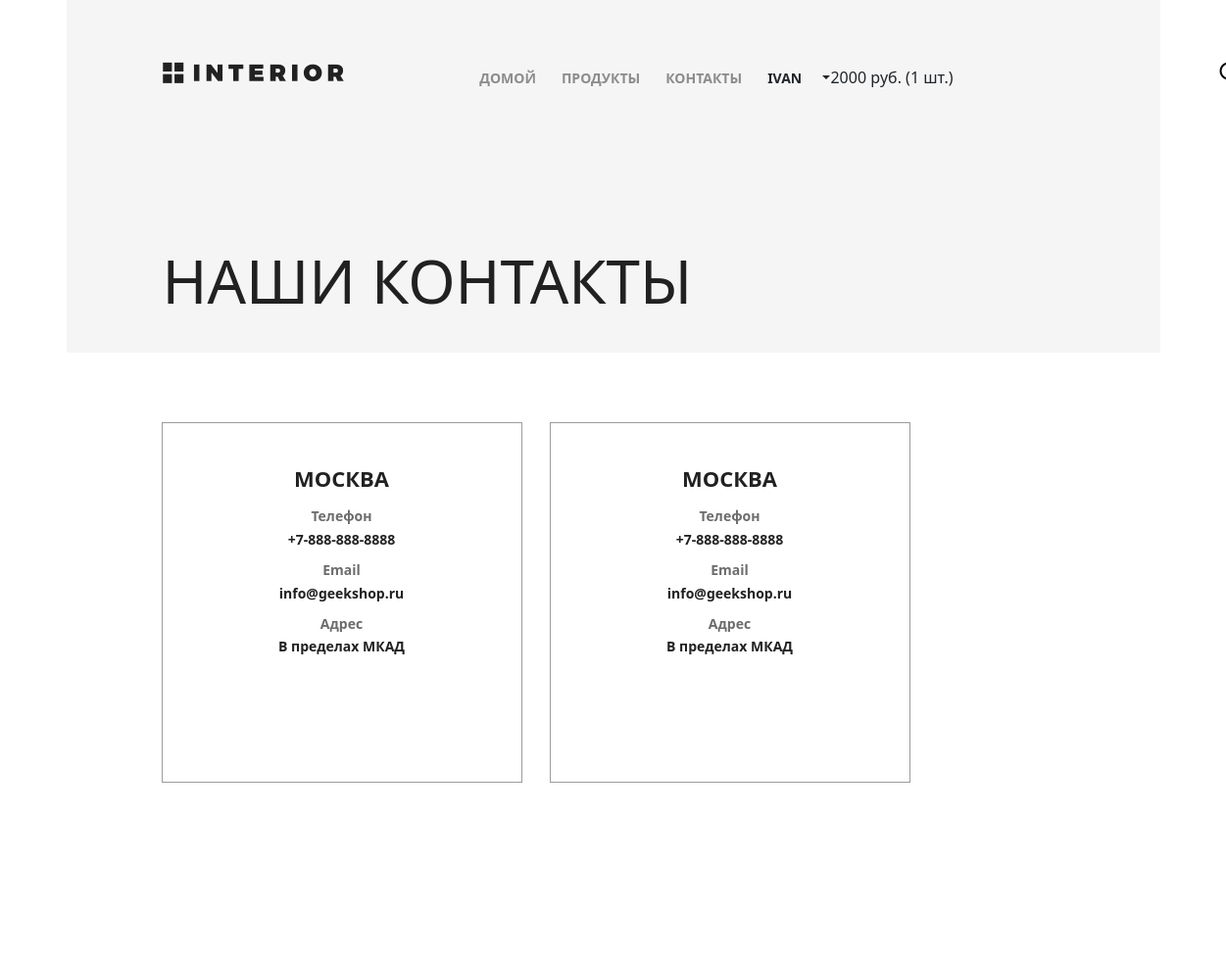
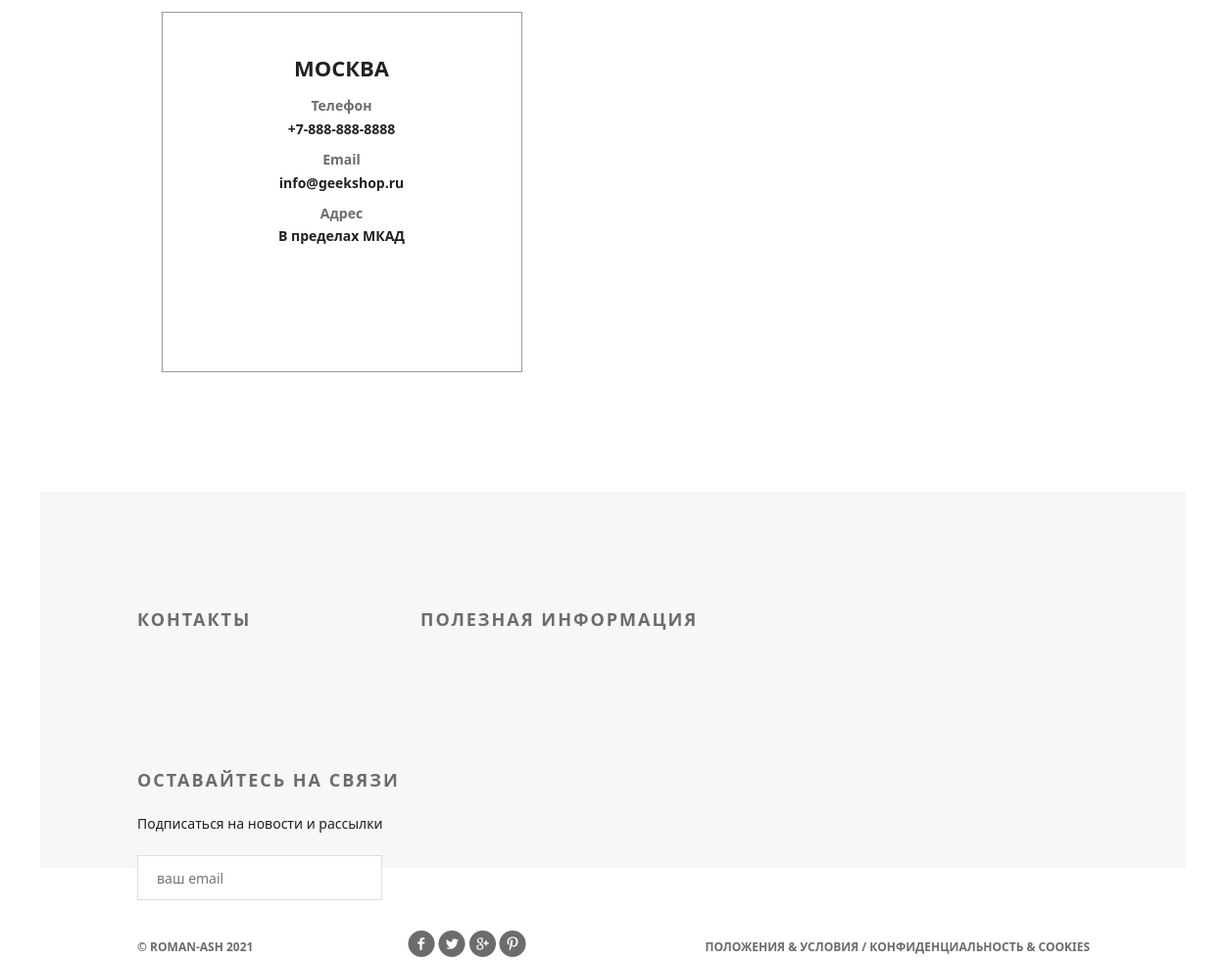
/contacts/ (signed in), run on the app's committed database (2 pictures, top to bottom).
### authapp/models.py (models this page shows)
class ShopUser(AbstractUser):
    avatar = models.ImageField(upload_to='users_avatars', blank=True)
    age = models.PositiveIntegerField(verbose_name='возраст')

### basketapp/models.py (models this page shows)
class Basket(models.Model):
    user = models.ForeignKey(
        settings.AUTH_USER_MODEL,
        on_delete=models.CASCADE,
        related_name='basket',
    )
    product = models.ForeignKey(
        Product,
        on_delete=models.CASCADE,
    )
    quantity = models.PositiveIntegerField(
        verbose_name='количество',
        default=0,
    )
    add_datetime = models.DateTimeField(
        verbose_name='время',
        auto_now_add=True
    )
    is_active = models.BooleanField(verbose_name='активна', default=True)
    @property
    def product_cost(self):
        return self.product.price * self.quantity
    @property
    def total_quantity(self):
        _items = Basket.objects.filter(user=self.user)
        _total_quantity = sum(list(map(lambda x: x.quantity, _items)))
        return _total_quantity
    @property
    def total_cost(self):
        _items = Basket.objects.filter(user=self.user)
        _total_cost = sum(list(map(lambda x: x.product_cost, _items)))
        return _total_cost

### furnitureapp/models.py (models this page shows, shortened)
class Product(models.Model):
    category = models.ForeignKey(
        ProductCategory,
        on_delete=models.CASCADE
    )
    name = models.CharField(
        max_length=128,
        verbose_name='имя продукта'
    )
    image = models.ImageField(
        upload_to='products_images',
        blank=True
    )
    short_desc = models.CharField(
        max_length=60,
        verbose_name='краткое описание',
        blank=True
    )
    description = models.TextField(
        verbose_name='описание продукта',
        blank=True
    )
    price = models.DecimalField(
        max_digits=8,
        verbose_name='цена',
        decimal_places=2
    )
    quantity = models.PositiveIntegerField(
        verbose_name='количество на складе',
        default=0
    )

### furniture_online_store/views.py (the view)
# urls.py: path('contacts/', contacts, name='contacts'),
def contacts(request):
    title = 'Контакты'
    basket = []
    if request.user.is_authenticated:
        basket = Basket.objects.filter(user=request.user)
    context = {
        'title': title,
        'basket': basket,
    }
    return render(request, 'furniture_online_store/contact.html', context)

### furniture_online_store/templates/furniture_online_store/contact.html (shortened to what this page needs)
{% extends 'furniture_online_store/base.html' %}
{% load static %}
{% block content %}
	<div class="hero">
			{% include 'furniture_online_store/includes/inc_main_menu.html' %}
			<h1>наши контакты</h1>
	</div>
	<div class="location">
			<div class="location-1">
				<h4>Москва</h4>
				<div class="contacts">
					<h5>Телефон</h5>
					<p>+7-888-888-8888</p>
				</div>
				<div class="contacts">
					<h5>Email</h5>
					<p>info@geekshop.ru</p>
				</div>
				<div class="contacts">
					<h5>Адрес</h5>
					<p>В пределах МКАД</p>
				</div>
			</div>
			<div class="location-1">
				<h4>Москва</h4>
				<div class="contacts">
					<h5>Телефон</h5>
					<p>+7-888-888-8888</p>
				</div>
				<div class="contacts">
					<h5>Email</h5>
					<p>info@geekshop.ru</p>
				</div>
				<div class="contacts">
					<h5>Адрес</h5>
					<p>В пределах МКАД</p>
				</div>
			</div>
			<div class="location-1">
				<h4>Москва</h4>
				<div class="contacts">
					<h5>Телефон</h5>
					<p>+7-888-888-8888</p>
				</div>
				<div class="contacts">
					<h5>Email</h5>
					<p>info@geekshop.ru</p>
				</div>
				<div class="contacts">
					<h5>Адрес</h5>
					<p>В пределах МКАД</p>
				</div>
			</div>
		</div>
{% endblock %}

### furniture_online_store/templates/furniture_online_store/includes/inc_main_menu.html (shortened to what this page needs)
<div class="header clearfix">
    <a href="/" class="logo"></a>
    <ul class="menu">
        <li><a href="{% url 'main' %}" class="{% if request == '/' %}active{% endif %}">домой</a></li>
        <li><a href="{% url 'products:main' %}">продукты</a></li>
        <li><a href="{% url 'contacts' %}">контакты</a></li>
        {% if user.is_authenticated %}
            <li class="dropdown-toggle" id="dropdownMenuButton1" data-bs-toggle="dropdown" aria-expanded="false">
                <a>{{ user.first_name|default:'Пользователь' }}</a>
            </li>
            {% if basket %}
                <span>
                    {{ basket.0.total_cost|floatformat:0 }} руб.
                    ({{ basket.0.total_quantity }} шт.)
                </span>
            {% endif %}
        {% endif %}
    </ul>
    <a href="#" class="search"></a>
</div>

### furniture_online_store/static/furniture_online_store/style.css (style rules this page uses)
* { margin: 0; padding: 0; }
body { font-family: 'Montserrat', sans-serif; }
html, body { height: 100%; }
.logo { background-image: url(img/logo.png); margin-top: 63px; width: 185px; height: 22px; float: left; }
.menu { list-style-type: none; margin-top: 67px; float: right; }
.menu li { float: left; }
.menu a { color: #8c8c8c; font-size: 14px; font-weight: 700; text-align: right; text-transform: uppercase; text-decoration: none; padding: 10px 13px; }
.search { display: block; width: 23px; height: 23px; background-image: url(img/search.png); position: absolute; top: 63px; left: 1176px; }
.clearfix:after { content: ""; display: block; clear: both; }
.hero { background-color: #f5f5f5; height: 360px; padding-left: 98px; padding-right: 211px; position: relative; }
.hero h1 { color: #212121; font-size: 62px; font-weight: 100; text-align: left; margin-top: 142px; text-transform: uppercase; }
.location { padding: 0px 97px; }
.location-1 { height: 368px; width: 368px; border: 1px solid #9c9c9c; margin: 71px 28px 122px 0px; float: left; }
.location-1:last-child { margin: 71px 0px 122px 0px; }
.location h4 { margin: 23px auto 23px; text-transform: uppercase; text-align: center; color: #212121; font-size: 22px; font-weight: 700; line-height: 16px; }
.contacts { text-align: center; margin-bottom: 15px; line-height: 14px; color: #212121; font-size: 14px; font-weight: 700; }
.contacts h5 { color: #6c6c6c; font-size: 14px; font-weight: 700; }

### data on the page
ShopUser: first_name "IVAN"
Basket: user+product+quantity "2000", user+quantity "1"
